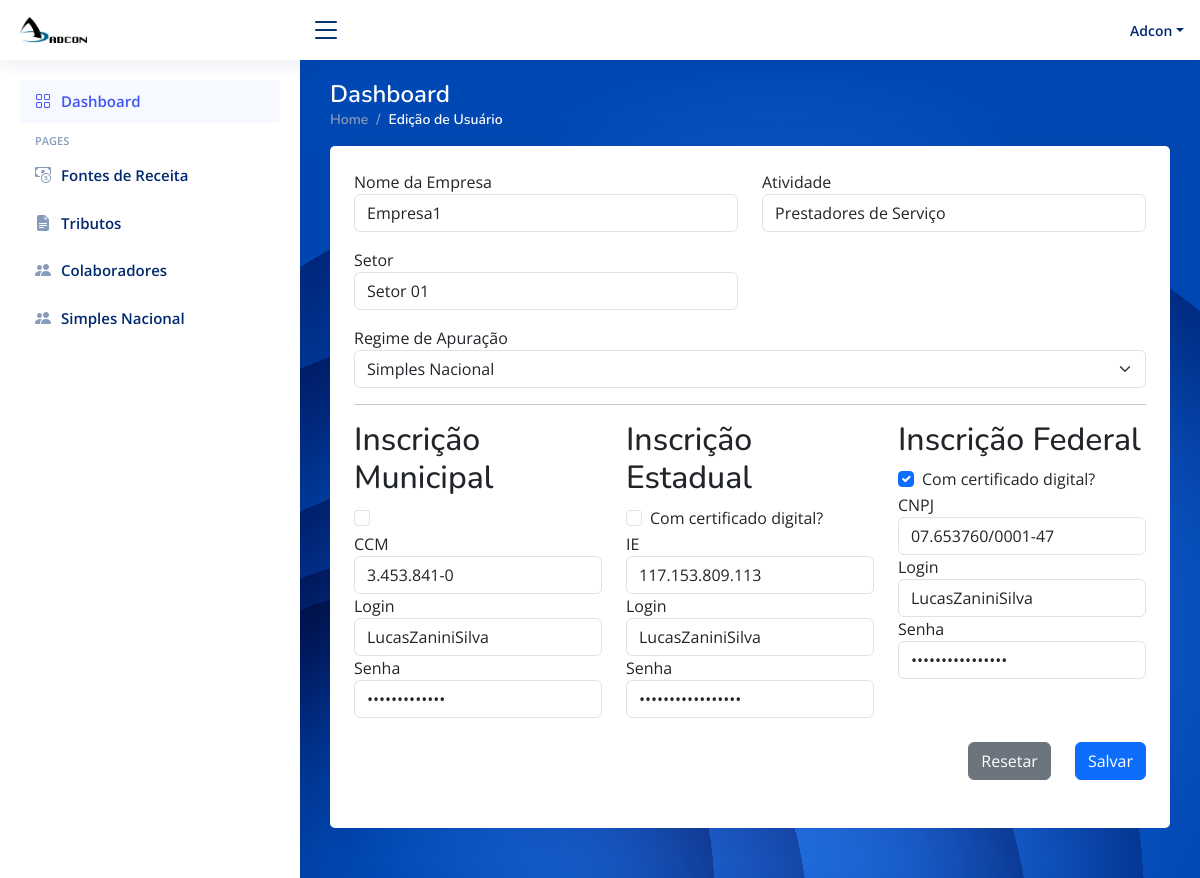
/empresas/1/update/ (signed in), run on the app's committed database.
### app/models.py (models this page shows)
class Empresa(models.Model):
    id_empresa = models.AutoField(primary_key=True)
    nome = models.CharField(max_length=100, blank=True, null=True)
    responsaveis = models.CharField(max_length=100, blank=True, null=True)
    atividade = models.CharField(max_length=100, blank=True, null=True)
    federal = models.ForeignKey(Federal, on_delete=models.CASCADE)
    estadual = models.ForeignKey(Estadual, on_delete=models.CASCADE)
    municipal = models.ForeignKey(Municipal, on_delete=models.CASCADE)
    regime_apuracao = models.CharField(max_length=100, blank=True, null=True)

class Municipal(models.Model):
    id = models.AutoField(primary_key=True)
    ccm = models.CharField(max_length=100, blank=True, null=True)
    login_municipal = models.CharField(max_length=100, blank=True, null=True)
    senha_municipal = models.CharField(max_length=100, blank=True, null=True)
    certificado_digital_municipal = models.BooleanField()

class Estadual(models.Model):
    id = models.AutoField(primary_key=True)
    ie = models.CharField(max_length=100, blank=True, null=True)
    login_estadual = models.CharField(max_length=100, blank=True, null=True)
    senha_estadual = models.CharField(max_length=100, blank=True, null=True)
    certificado_digital_estadual = models.BooleanField()

class Federal(models.Model):
    id = models.AutoField(primary_key=True)
    cnpj = models.CharField(max_length=100, blank=True, null=True)
    login_federal = models.CharField(max_length=100, blank=True, null=True)
    senha_federal = models.CharField(max_length=100, blank=True, null=True)
    certificado_digital_federal = models.BooleanField()

### app/views.py (the view, shortened to what this page needs)
# urls.py: path('empresas/<int:empresa_id>/update/', views.update_empresa, name="editar_empresa"),
@login_required(login_url="/")
def update_empresa(request, empresa_id):
    empresa = get_object_or_404(Empresa, id_empresa=empresa_id)
    cnpj = empresa.federal.cnpj
    ie = empresa.estadual.ie
    ccm = empresa.municipal.ccm
    print(ccm)  # Retorna o valor do ccm
    print(cnpj)  # Retorna o valor do cnpj
    print(ie)  # Retorna o valor do ie
    Cnpj = get_object_or_404(Federal, cnpj=cnpj)
    Ie = get_object_or_404(Estadual, ie=ie)
    Ccm = get_object_or_404(Municipal, ccm=ccm)
    return render(request, 'frontend/Editar_Empresa.html', {'empresa': empresa,
                                                            'municipal': Ccm,
                                                            'estadual': Ie,
                                                            'federal': Cnpj})

### app/templates/frontend/Editar_Empresa.html (shortened to what this page needs)
<html lang="en">
{% load static %}
<head>
  <link href="{% static "vendor/bootstrap/css/bootstrap.min.css" %}" rel="stylesheet">
  <link href="{% static "vendor/bootstrap-icons/bootstrap-icons.css" %}" rel="stylesheet">
  <link href="{% static "vendor/boxicons/css/boxicons.min.css" %}" rel="stylesheet">
  <link href="{% static "vendor/quill/quill.snow.css" %}" rel="stylesheet">
  <link href="{% static "vendor/quill/quill.bubble.css" %}" rel="stylesheet">
  <link href="{% static "vendor/remixicon/remixicon.css" %}" rel="stylesheet">
  <link href="{% static "vendor/simple-datatables/style.css" %}" rel="stylesheet">
  <link href="{% static "css/style.css" %}" rel="stylesheet">
</head>
<body>
  <header id="header" class="header fixed-top d-flex align-items-center">
    <div class="d-flex align-items-center justify-content-between">
      <a href="{% url 'index' %}" class="logo d-flex align-items-center">
        <img src="{% static "img/logo.png" %}" alt="">
      </a>
      <i class="bi bi-list toggle-sidebar-btn"></i>
    </div>
    <nav class="header-nav ms-auto">
      <ul class="d-flex align-items-center">
        <li class="nav-item dropdown pe-3">
          <a class="nav-link nav-profile d-flex align-items-center pe-0" href="#" data-bs-toggle="dropdown">
            <span class="d-none d-md-block dropdown-toggle ps-2">{{user.username}}</span>
          </a>
        </li>
      </ul>
    </nav>
  </header>
  <aside id="sidebar" class="sidebar">
    <ul class="sidebar-nav" id="sidebar-nav">
      <li class="nav-item">
        <a class="nav-link " href="{% url 'index' %}">
          <i class="bi bi-grid"></i>
          <span>Dashboard</span>
        </a>
      </li>
      <li class="nav-heading">Pages</li>
      <li class="nav-item">
        <a class="nav-link collapsed" href="{% url 'fontes_receitas' %}">
          <i class="bi bi-cash-coin"></i>
          <span>Fontes de Receita</span>
        </a>
      </li>
      <li class="nav-item">
        <a class="nav-link collapsed" href="{% url 'tributos' %}">
          <i class="bi bi-file-earmark-text-fill"></i>
          <span>Tributos</span>
        </a>
      </li>
      <li class="nav-item">
        <a class="nav-link collapsed" href={% url 'colaboradores' %}>
          <i class="bi bi-people-fill"></i>
          <span>Colaboradores</span>
        </a>
      </li>
      <li class="nav-item">
        <a class="nav-link collapsed" href="{% url 'simplesNacional' %}">
          <i class="bi bi-people-fill"></i>
          <span>Simples Nacional</span>
        </a>
      </li>
    </ul>
  </aside>
  <main id="main" class="main" style="background-image: url('{% static "img/graphic-side.svg" %}');">
    <div class="pagetitle">
      <h1 class="text-white">Dashboard</h1>
      <nav>
        <ol class="breadcrumb">
          <li class="breadcrumb-item active text-white"><a href="{% url 'index' %}">Home</a></li>
          <li class="breadcrumb-item active text-white">Edição de Usuário</li>
        </ol>
      </nav>
    </div>
    <section class="section dashboard">
    <div class="card">
        <div class="card-body p-4">
            <form method="POST"> {% csrf_token %}
                    <div class="row">
                        <div class="col-md-6">
                            <div class="form-group">
                                <label for="nomeEmpresa">Nome da Empresa</label>
                                <input type="text" class="form-control" id="nomeEmpresa" name="nome_empresa" value="{{ empresa.nome }}" required>
                            </div>
                        </div>
                        <div class="col-md-6">
                          <div class="form-group">
                              <label for="atividade">Atividade</label>
                              <select class="form-control" id="atividade" name="atividade_empresa" data-value="{{ empresa.atividade }}" required>
                                <option value="prestacao_servicos" {% if empresa.atividade == "prestacao_servicos" %}selected{% endif %}>Prestadores de Serviço</option>
                              </select>
                          </div>
                      </div>
                    </div>
                    <div class="row">
                        <div class="col-md-6 my-3">
                            <div class="form-group">
                                <label for="responsaveis">Setor</label>
                                <input type="text" class="form-control" id="responsaveis" name="responsaveis_empresa" value="{{ empresa.responsaveis }}">
                            </div>
                        </div>
                    </div>
                    <div class="form-group">
                        <label for="regimeApuracao">Regime de Apuração</label>
                        <select class="form-select" id="regimeApuracao" name="regime_apuracao" data-value="{{ empresa.regime_apuracao }}">
                            <option value="Simples Nacional">Simples Nacional</option>
                        </select>
                    </div>
                    <hr>
                    <div class="row">
                        <div class="col-lg-4">
                            <h2>Inscrição Municipal</h2>
                            <div class="form-check">
                                <input type="checkbox" class="form-check-input" id="comCertificadoMunicipal" value="{{ municipal.certificado_digital_municipal }}"
                                name="certificado_digital_municipal"
                                {% if municipal.certificado_digital_municipal %}checked{% endif %}>
                            </div>
                            <div class="form-group">
                                <label for="ccm">CCM</label>
                                <input type="text" class="form-control" id="ccm" name="ccm_municipal" value="{{ municipal.ccm }}">
                            </div>
                            <div class="form-group">
                                <label for="loginMunicipal">Login</label>
                                <input type="text" class="form-control" id="loginMunicipal" name="login_municipal" value="{{ municipal.login_municipal }}">
                            </div>
                            <div class="form-group">
                                <label for="senhaMunicipal">Senha</label>
                                <input type="password" class="form-control" id="senhaMunicipal" name="senha_municipal" value="{{ municipal.senha_municipal }}">
                            </div>
                        </div>
                        <div class="col-lg-4">
                            <h2>Inscrição Estadual</h2>
                            <div class="form-check">
                              <input type="checkbox" class="form-check-input" id="comCertificadoEstadual" value="{{ estadual.certificado_digital_estadual }}"
                                name="certificado_digital_estadual"
                                {% if estadual.certificado_digital_estadual %}checked{% endif %}>
                                <label class="form-check-label" for="comCertificadoEstadual" data-value="{{ estadual.certificado_digital_estadual }}">Com certificado digital?</label>
                            </div>
                            <div class="form-group">
                                <label for="ie">IE</label>
                                <input type="text" class="form-control" id="ie" name="ie_estadual" value="{{ estadual.ie }}">
                            </div>
                            <div class="form-group">
                                <label for="loginEstadual">Login</label>
                                <input type="text" class="form-control" id="loginEstadual" name="login_estadual" value="{{ estadual.login_estadual }}">
                            </div>
                            <div class="form-group">
                                <label for="senhaEstadual">Senha</label>
                                <input type="password" class="form-control" id="senhaEstadual" name="senha_estadual" value="{{ estadual.senha_estadual }}">
                            </div>
                        </div>
                        <div class="col-lg-4">
                            <h2>Inscrição Federal</h2>
                            <div class="form-check">
                              <input type="checkbox" class="form-check-input" id="comCertificadoFederal" value="{{ federal.certificado_digital_federal }}"
                                name="certificado_digital_federal"
                                {% if federal.certificado_digital_federal %}checked{% endif %}>
                                <label class="form-check-label" for="comCertificadoFederal" data-value="{{ federal.certificado_digital_federal }}">Com certificado digital?</label>
                            </div>
                            <div class="form-group">
                                <label for="cnpjFederal">CNPJ</label>
                                <input type="text" class="form-control" id="cnpjFederal" name="cnpj_federal" value="{{ federal.cnpj }}">
                            </div>
                            <div class="form-group">
                                <label for="loginFederal">Login</label>
                                <input type="text" class="form-control" id="loginFederal" name="login_federal" value="{{ federal.login_federal }}">
                            </div>
                            <div class="form-group">
                                <label for="senhaFederal">Senha</label>
                                <input type="password" class="form-control" id="senhaFederal" name="senha_federal" value="{{ federal.senha_federal }}">
                            </div>
                        </div>
                    </div>
                    <div class="modal-footer my-4">
                        <button type="reset" class="btn btn-secondary mx-4" data-dismiss="modal">Resetar</button>
                        <button type="submit" class="btn btn-primary" id="salvarEmpresa">Salvar</button>
                    </div>
                </form>
        </div>
    </div>
    </section>
  </main>
</body>
</html>

### app/static/css/style.css (style rules this page uses)
:root { scroll-behavior: smooth; }
body { font-family: "Open Sans", sans-serif; background: #f6f9ff; color: #444444; }
a { color: #4154f1; text-decoration: none; }
h1, h2, h3, h4, h5, h6 { font-family: "Nunito", sans-serif; }
#main { margin-top: 60px; padding: 20px 30px; transition: all 0.3s; }
.pagetitle { margin-bottom: 10px; }
.pagetitle h1 { font-size: 24px; margin-bottom: 0; font-weight: 600; color: #012970; }
.card { margin-bottom: 30px; border: none; border-radius: 5px; box-shadow: 0px 0 30px rgba(1, 41, 112, 0.1); }
.card-body { padding: 0 20px 20px 20px; }
.breadcrumb { font-size: 14px; font-family: "Nunito", sans-serif; color: #899bbd; font-weight: 600; }
.breadcrumb a { color: #899bbd; transition: 0.3s; }
.breadcrumb .breadcrumb-item::before { color: #899bbd; }
.breadcrumb .active { color: #51678f; font-weight: 600; }
.logo { line-height: 1; }
@media (min-width: 1200px) { .logo { width: 280px; } }
.logo img { max-height: 26px; margin-right: 6px; }
.header { transition: all 0.5s; z-index: 997; height: 60px; box-shadow: 0px 2px 20px rgba(1, 41, 112, 0.1); background-color: #fff; padding-left: 20px; }
.header .toggle-sidebar-btn { font-size: 32px; padding-left: 10px; cursor: pointer; color: #012970; }
.header-nav ul { list-style: none; }
.header-nav>ul { margin: 0; padding: 0; }
.header-nav .nav-profile { color: #012970; }
.header-nav .nav-profile span { font-size: 14px; font-weight: 600; }
.sidebar { position: fixed; top: 60px; left: 0; bottom: 0; width: 300px; z-index: 996; transition: all 0.3s; padding: 20px; overflow-y: auto; scrollbar-width: thin; scrollbar-color: #aab7cf transparent; box-shadow: 0px 0px 20px rgba(1, 41, 112, 0.1); background-color: #fff; }
@media (min-width: 1200px) { #main, #footer { margin-left: 300px; } }
.sidebar-nav { padding: 0; margin: 0; list-style: none; }
.sidebar-nav li { padding: 0; margin: 0; list-style: none; }
.sidebar-nav .nav-item { margin-bottom: 5px; }
.sidebar-nav .nav-heading { font-size: 11px; text-transform: uppercase; color: #899bbd; font-weight: 600; margin: 10px 0 5px 15px; }
.sidebar-nav .nav-link { display: flex; align-items: center; font-size: 15px; font-weight: 600; color: #4154f1; transition: 0.3; background: #f6f9ff; padding: 10px 15px; border-radius: 4px; }
.sidebar-nav .nav-link i { font-size: 16px; margin-right: 10px; color: #4154f1; }
.sidebar-nav .nav-link.collapsed { color: #012970; background: #fff; }
.sidebar-nav .nav-link.collapsed i { color: #899bbd; }

### data on the page
Empresa: nome_empresa "Empresa1", atividade_empresa "Prestadores de Serviço", responsaveis_empresa "Setor 01", regime_apuracao "Simples Nacional"
Municipal: ccm_municipal "3.453.841-0", login_municipal "LucasZaniniSilva"
Estadual: ie_estadual "117.153.809.113", login_estadual "LucasZaniniSilva"
Federal: certificado_digital_federal "☑", cnpj_federal "07.653760/0001-47", login_federal "LucasZaniniSilva"

### other printed values
{{ user.username }} "Adcon"
